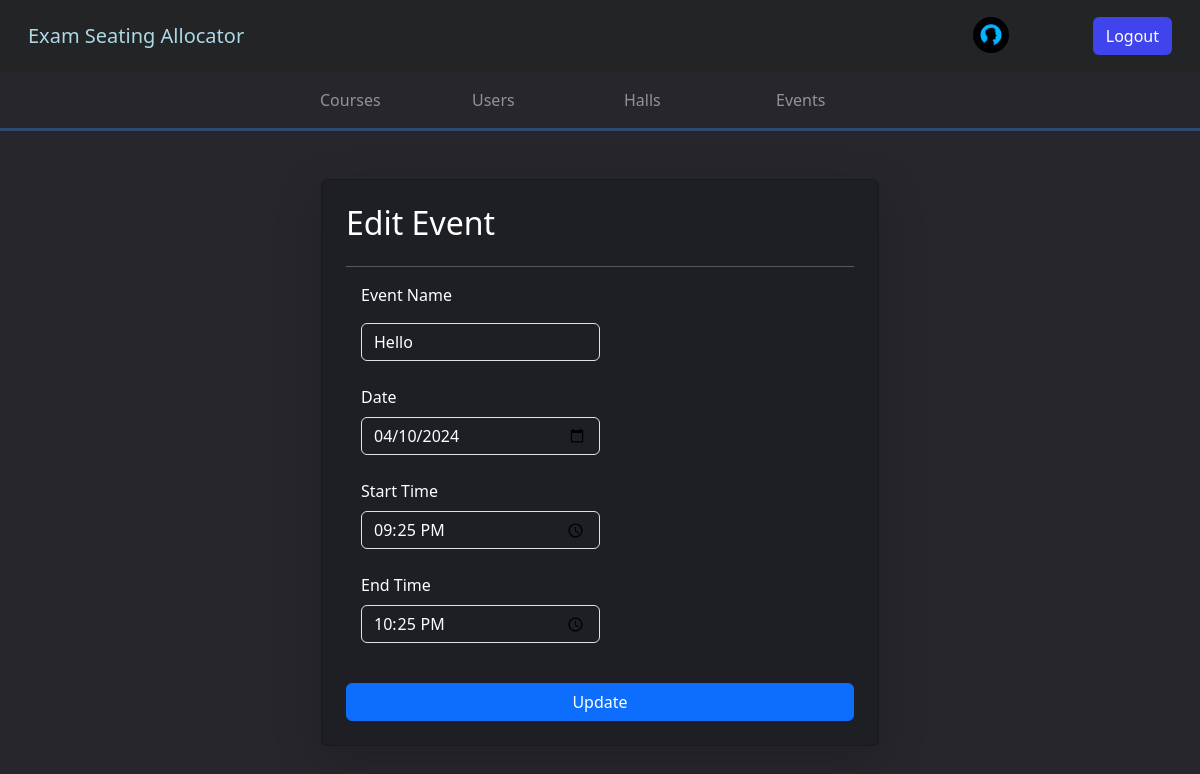
/edit_event/117 (signed in), run on the app's committed database.
### api/models.py (models this page shows)
class User(AbstractUser):
    user_type = models.CharField(max_length=20, choices=USER_TYPES)
    user_image = models.ImageField(
        upload_to="Users",
    )
    groups = models.ManyToManyField(Group, related_name="api_users")
    user_permissions = models.ManyToManyField(Permission, related_name="api_users")

class Event(models.Model):
    name = models.CharField(max_length=100, blank=True)
    date = models.DateField()
    start_time = models.TimeField()
    end_time = models.TimeField()

### api/views.py (the view, shortened to what this page needs)
# urls.py: path("edit_event/<id>", edit_event, name="edit_event"),
def edit_event(request, id):
    event = Event.objects.get(id=id)
    context = {"homeurl": "admin_home", "style": "create_new_event", "event": event}
    return render(request, "editEvent.html", context)

### api/templates/editEvent.html (shortened to what this page needs)
{%extends "base.html"%} {%block start%}
<div class="container mt-5">
  <form
    class="col-6 mx-auto card p-4 shadow-lg forms"
    method="post"
    enctype="multipart/form-data"
  >
    <h2>Edit Event</h2>
    <hr />
    <div class="col mb-3">
      <div class="mb-3">
        <label class="mb-3 form-label" for="InputEvent">Event Name</label>
        <input
          type="text"
          class="form-control mb-4 w-50 inputfield"
          id="InputEvent"
          name="event"
          placeholder="Event Name"
          value="{{event.name}}"
          required
        />
      </div>
      <label class="mb-2 form-label" for="InputEvent">Date</label>
      <div class="mb-3">
        <input type="date" class="form-control mb-4 w-50 inputfield" name="Date"
        value="{{ event.date|date:"Y-m-d" }}" required />
      </div>
      <div class="mb-3">
        <label class="mb-2 form-label" for="InputEvent">Start Time</label>
        <input
          type="time"
          class="form-control mb-4 w-50 inputfield"
          name="startTime"
          value="{{ event.start_time|time:'H:i' }}"
          required
        />
      </div>
      <div class="mb-3">
        <label class="mb-2 form-label" for="InputEvent">End Time</label>
        <input
          type="time"
          class="form-control mb-4 w-50 inputfield"
          name="endTime"
          value="{{event.end_time|time:'H:i'}}"
          required
        />
      </div>
    </div>
    <button type="submit" class="btn btn-primary">Update</button>
  </form>
</div>
{%endblock%}

### api/templates/base.html (shortened to what this page needs)
<!DOCTYPE html>
<html>
  <head>
    {% load static %}
    <link
      rel="stylesheet"
      type="text/css"
      href="{% static 'myapp/Styles/base' %}.css"
    />
    <link rel="stylesheet" href="https://maxcdn.bootstrapcdn.com/bootstrap/4.5.2/css/bootstrap.min.css">
    <link
      href="https://cdn.jsdelivr.net/npm/bootstrap@5.3.1/dist/css/bootstrap.min.css"
      rel="stylesheet"
    />
    {% if style %}
    <link
      rel="stylesheet"
      type="text/css"
      href="{% static 'myapp/Styles/'|add:style %}.css"
    />
    {% endif %}
  </head>
  <body style="background-color:#27262C;">
    <nav class="navbar dark p-3 " style="background:#222426">
      <div class="container-fluid">
        <a href="{% if homeurl == "login_page" %} /
        {%else%}
        /{{homeurl}}/
        {%endif%}" class="navbar-brand" style="color:lightblue">Exam Seating Allocator</a>
        <form class="d-flex" role="search">
          {%if request.user.is_authenticated%}
              <a class="nav-link" href="/{{homeurl}}/" >
                  <img src="/media/{{user.user_image}}" alt="Profile Picture" class = "navProfile" >
              </a>
          <a href="/logout/" class="btn" style="background:#4044ED; color:white;" type="submit">Logout</a>
          {%endif%}
        </form>
      </div>
    </nav>
    {% if homeurl == "admin_home" %}
    <nav class="navbar navbar-expand-md navbar-dark" style="border-style: none none solid none; border-color: #2C4D6F;">
        <div class="container">
          <div class="collapse navbar-collapse" id="navbarNavDropdown">
            <ul class="navbar-nav mx-auto">
              <li class="nav-item">
                <a class="nav-link mx-3 {%if page_url%}{%if page_url == "course"%}active{%endif%}{%endif%}" aria-current="page" href="/view_courses/">Courses</a>
              </li>
              <li class="nav-item">
                <a class="nav-link mx-3 {%if page_url%}{%if page_url == "user"%}active{%endif%}{%endif%}" href="/view_users/">Users</a>
              </li>
              <li class="nav-item">
                <a class="nav-link mx-3 {%if page_url%}{%if page_url == "hall"%}active{%endif%}{%endif%}" href="/view_halls/">Halls</a>
              </li>
              <li class="nav-item">
                <a class="nav-link mx-3 {%if page_url%}{%if page_url == "event"%}active{%endif%}{%endif%}" href="/admin_events_view/">Events</a>
              </li>
            </ul>
          </div>
        </div>
      </nav>
      {%endif%}
    {% block start %} {% endblock %}
  </body>
</html>

### static/myapp/Styles/base.css (style rules this page uses)
.navProfile { width: 36px; height: 36px; object-fit: cover; border-radius: 50%; margin-right: 20px; }
@media screen and (min-width: 777px) { .nav-link { padding: 18px 0; min-width: 120px; } }
@media screen and (min-width: 777px) { .navbar { padding: 0; } }

### static/myapp/Styles/create_new_event.css (style rules this page uses)
.inputfield { background-color: red; }

### api/templates/base.html (style rules this page uses)
.forms { background:#1E1F25; color:white; }
.inputfield { background-color:#d5d4d400; color:white; }

### data on the page
User: user_image (placeholder picture)
Event: event "Hello", Date "04/10/2024", startTime "21:25", endTime "22:25"
